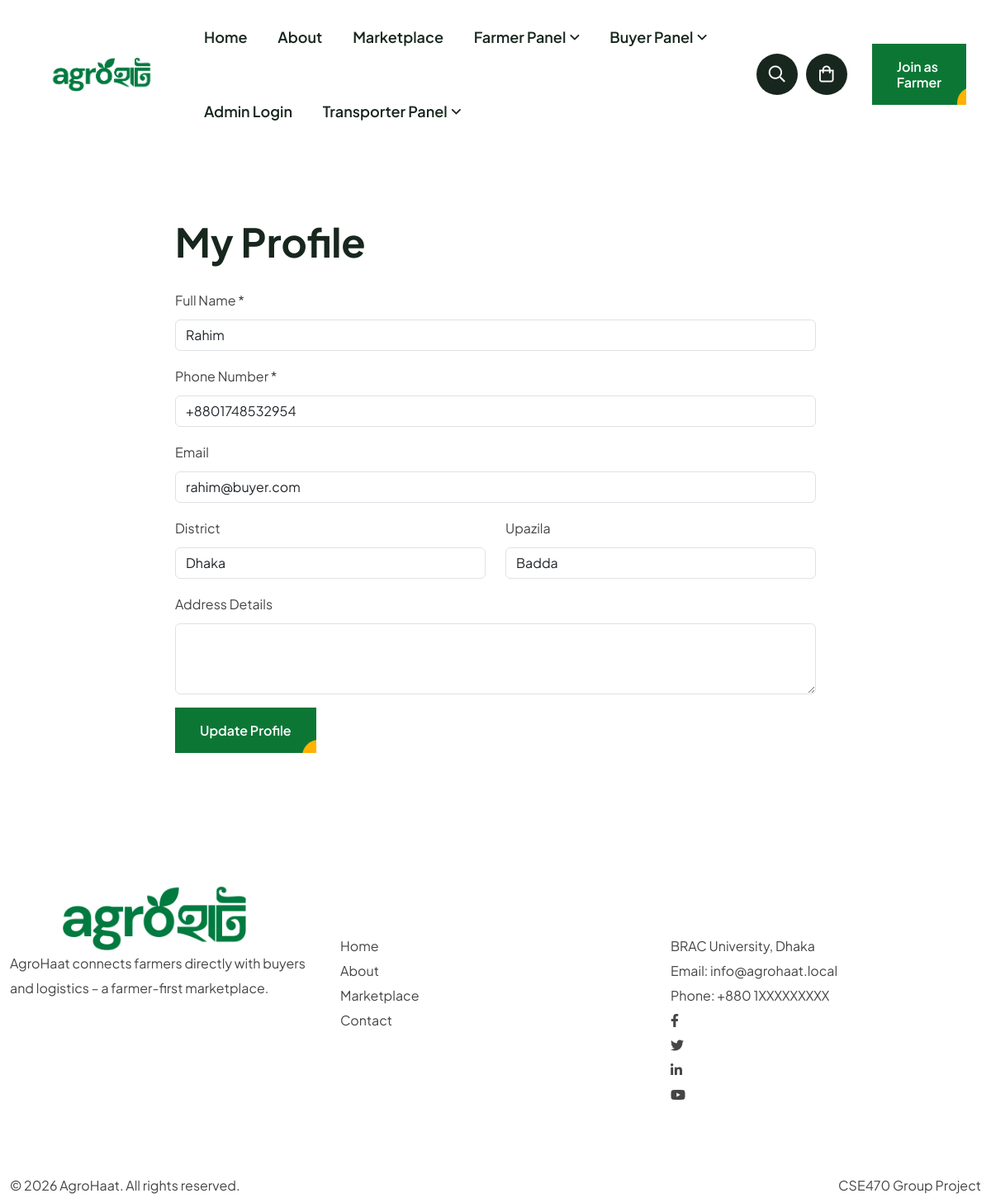
The page /public/buyer/profile.php (signed in) on the database its author committed.
### tables this page shows
CREATE TABLE `users` (
  `user_id` bigint(20) NOT NULL,
  `full_name` varchar(100) NOT NULL,
  `phone_number` varchar(15) NOT NULL,
  `email` varchar(100) DEFAULT NULL,
  `password_hash` varchar(255) NOT NULL,
  `role` enum('ADMIN','FARMER','BUYER','TRANSPORTER') NOT NULL,
  `division` varchar(50) DEFAULT NULL,
  `district` varchar(50) DEFAULT NULL,
  `upazila` varchar(50) DEFAULT NULL,
  `address_details` text DEFAULT NULL,
  `latitude` decimal(10,8) DEFAULT NULL,
  `longitude` decimal(11,8) DEFAULT NULL,
  `is_verified` tinyint(1) DEFAULT 0,
  `is_deleted` tinyint(1) DEFAULT 0,
  `created_at` timestamp NOT NULL DEFAULT current_timestamp(),
  `updated_at` timestamp NOT NULL DEFAULT current_timestamp() ON UPDATE current_timestamp()
);

### public/buyer/profile.php (the view, shortened to what this page needs)
<?php
require_once '../../config/config.php';
$sql = "SELECT * FROM users WHERE user_id = :uid";
$stmt = $pdo->prepare($sql);
$stmt->execute([':uid' => $_SESSION['user_id']]);
$user = $stmt->fetch(PDO::FETCH_ASSOC);
include '../../includes/header.php';
?>
<section class="pt-80 pb-80">
    <div class="container">
        <div class="row justify-content-center">
            <div class="col-md-8">
                <h2 class="mb-4">My Profile</h2>
                <form method="post" action="">
                    <div class="mb-3">
                        <label class="form-label">Full Name *</label>
                        <input type="text" name="full_name" class="form-control" value="<?= htmlspecialchars($user['full_name'] ?? '') ?>" required>
                    </div>
                    <div class="mb-3">
                        <label class="form-label">Phone Number *</label>
                        <input type="tel" name="phone_number" class="form-control" value="<?= htmlspecialchars($user['phone_number'] ?? '') ?>" required>
                    </div>
                    <div class="mb-3">
                        <label class="form-label">Email</label>
                        <input type="email" name="email" class="form-control" value="<?= htmlspecialchars($user['email'] ?? '') ?>">
                    </div>
                    <div class="row">
                        <div class="col-md-6 mb-3">
                            <label class="form-label">District</label>
                            <input type="text" name="district" class="form-control" value="<?= htmlspecialchars($user['district'] ?? '') ?>">
                        </div>
                        <div class="col-md-6 mb-3">
                            <label class="form-label">Upazila</label>
                            <input type="text" name="upazila" class="form-control" value="<?= htmlspecialchars($user['upazila'] ?? '') ?>">
                        </div>
                    </div>
                    <div class="mb-3">
                        <label class="form-label">Address Details</label>
                        <textarea name="address_details" class="form-control" rows="3"><?= htmlspecialchars($user['address_details'] ?? '') ?></textarea>
                    </div>
                    <button type="submit" class="theme-btn style-one">Update Profile</button>
                </form>
            </div>
        </div>
    </div>
</section>
<?php include '../../includes/footer.php'; ?>

### public/assets/css/spacings.css (style rules this page uses)
.pt-80 { padding-top: 80px; }
.pb-80 { padding-bottom: 80px; }

### public/assets/css/common-style.css (style rules this page uses)
:root { --primary-color: #0C7735; --secondary-color: #FFB200; --heading-color: #18271E; --primary-black-color: #051B0D; --black-dark-color: #0E1712; --gray-color: #F8F7F0; --white-color: #ffffff; --text-color: #454545; --border-color: #DDDDDD; --rating-color: #FF9F1A; --accent-font:"Handlee", cursive; --body-font: "Plus Jakarta Sans", sans-serif; }
html { font-size: 100%; }
* { margin: 0; padding: 0; -webkit-box-sizing: border-box; box-sizing: border-box; }
h1, h2, h3, h4, h5, h6 { margin: 0px; font-weight: 700; color: var(--heading-color); font-family: var(--body-font); }
h2 { font-size: 48px; line-height: 65px; }
input, textarea { display: inherit; }
button { border: none; }
label { margin-bottom: 0; }
body { font-weight: normal; font-style: normal; font-weight: 400; color: var(--text-color); font-family: var(--body-font); font-size: 16px; line-height: 30px; overflow-x: hidden; }
@media (min-width: 1200px) and (max-width: 1450px) { .container { max-width: 1200px; } }
.theme-btn { display: -webkit-inline-box; display: -ms-inline-flexbox; display: inline-flex; -webkit-box-align: center; -ms-flex-align: center; align-items: center; -webkit-box-pack: center; -ms-flex-pack: center; justify-content: center; font-size: 1rem; font-weight: 600; line-height: 19px; font-family: var(--body-font); -webkit-transition: all 0.3s; transition: all 0.3s; }
.theme-btn.style-one { position: relative; z-index: 1; background-color: var(--primary-color); color: var(--white-color); overflow: hidden; padding: 18px 30px; }
.theme-btn.style-one:after { position: absolute; content: ""; bottom: -70%; right: -90%; width: 100%; height: 100%; background-color: var(--secondary-color); border-radius: 20px 20px 0 0; z-index: -1; -webkit-transition: all 0.3s; transition: all 0.3s; }

### rows shown on the page
users: full_name "Rahim", phone_number "+8801748532954", email "rahim@buyer.com", district "Dhaka", upazila "Badda"
